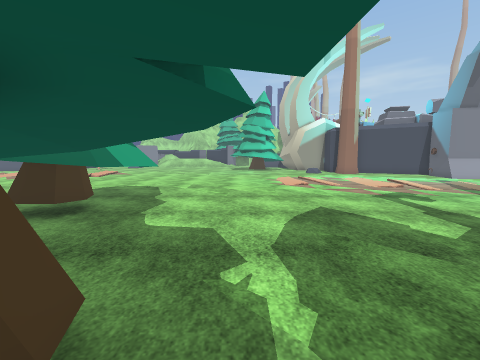
View 1 (above)

24 first-person views from a walk through a scene from a Unity 3-D project. The camera is 1.5 m above the floor, tilts 6° down and sees 90° across. The floor is counted in squares, 1 m on a side. Each view is taken from the middle of a square. On the plan, view 1 faces up. The plan holds only what a view shows up to about 13 squares ahead; the rest is blank. The place goes on beyond the plan. The player character is not drawn. Door leaves are left out, so doorways stand open. Some surface patterns are stand-ins.

View 2
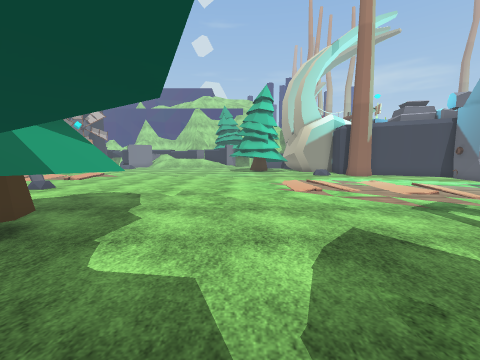

View 3
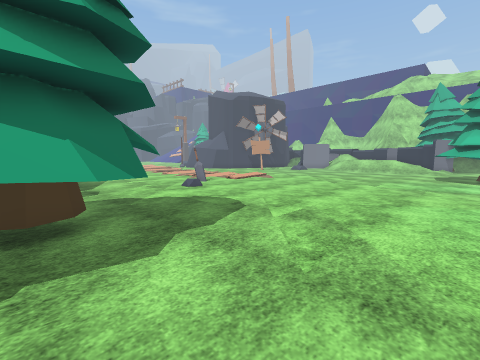

View 4
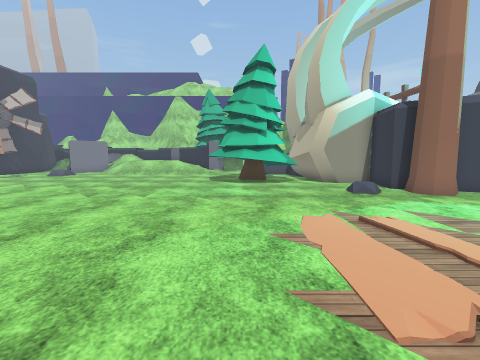

View 5
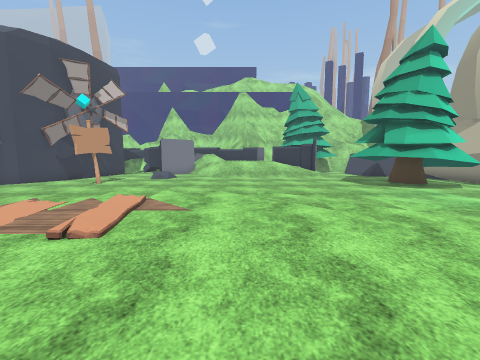

View 6
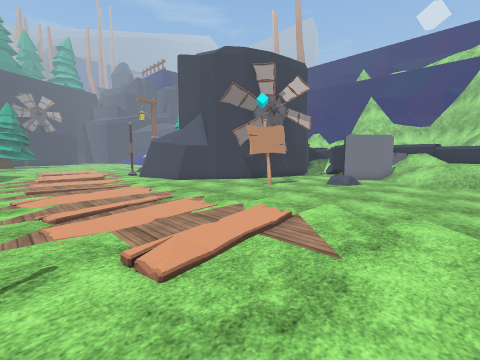

View 7
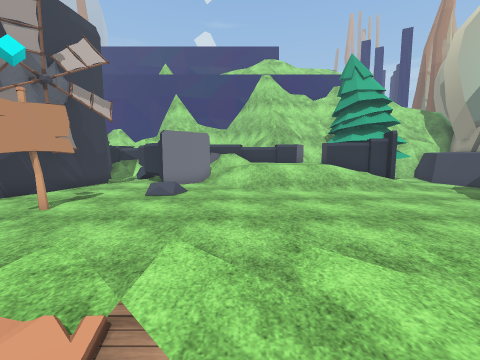

View 8
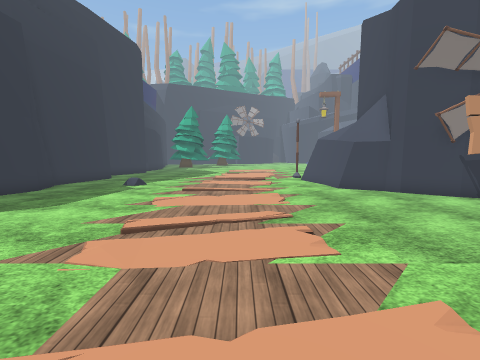

View 9
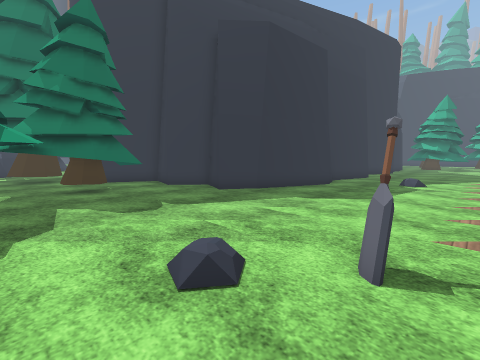

View 10
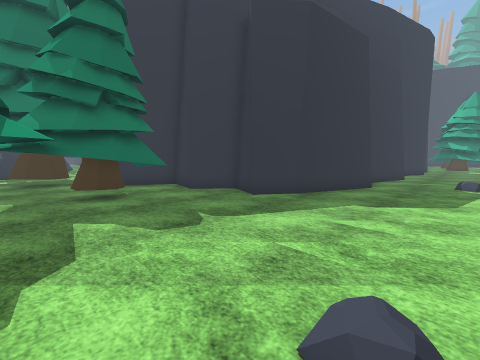

View 11
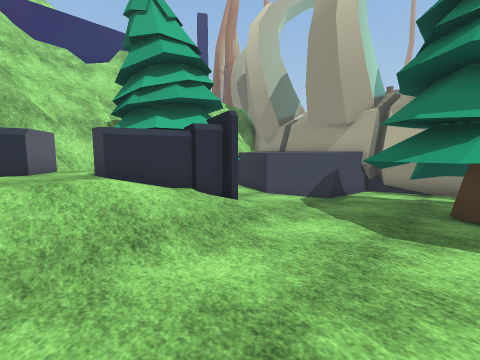

View 12
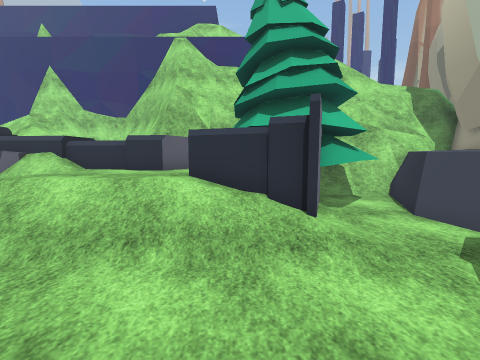

View 13
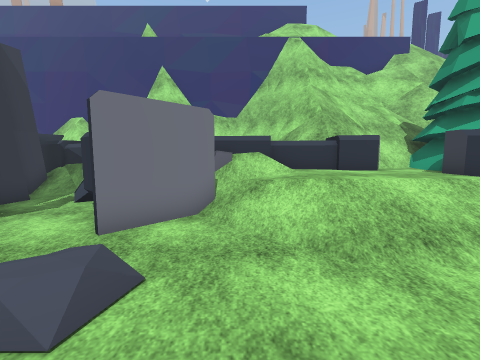

View 14
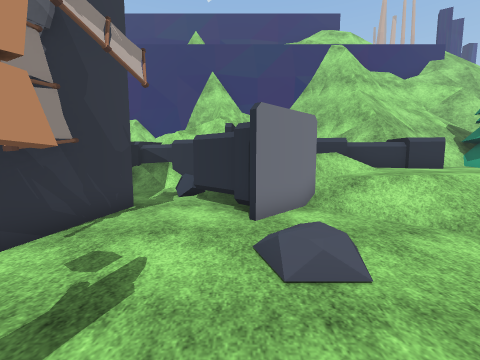

View 15
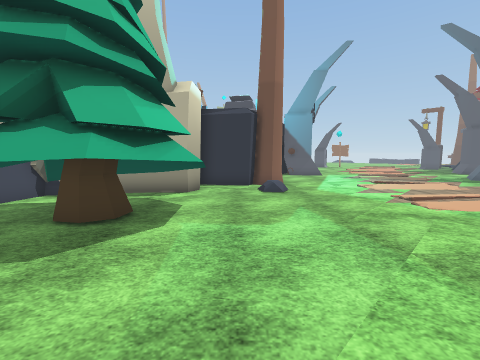

View 16
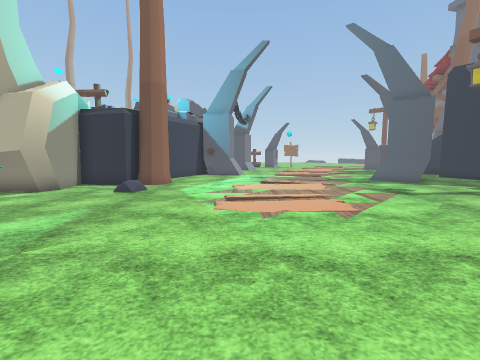

View 17
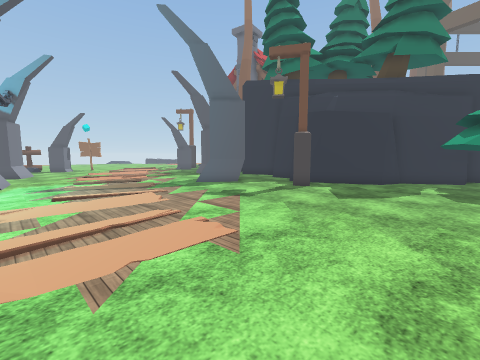

View 18
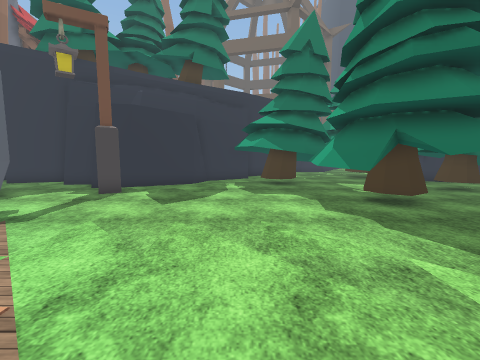

View 19
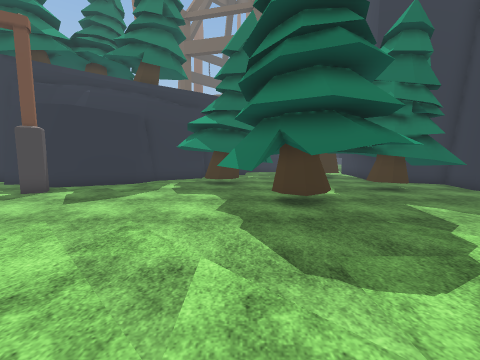

View 20
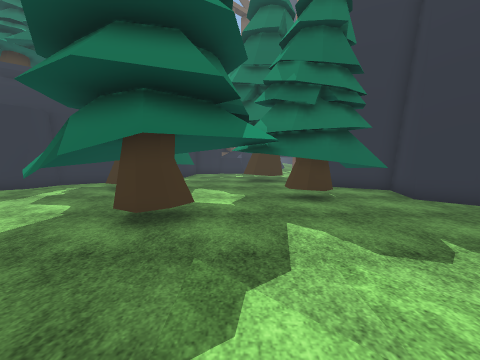

View 21
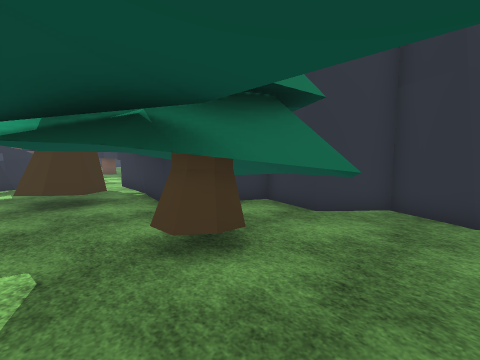

View 22
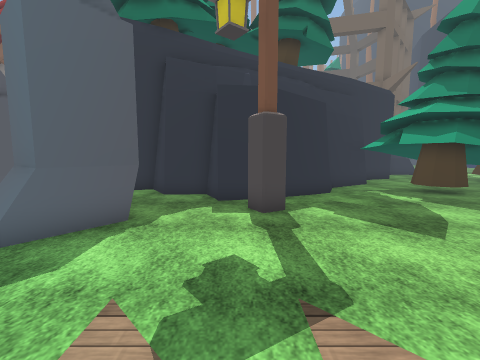

View 23
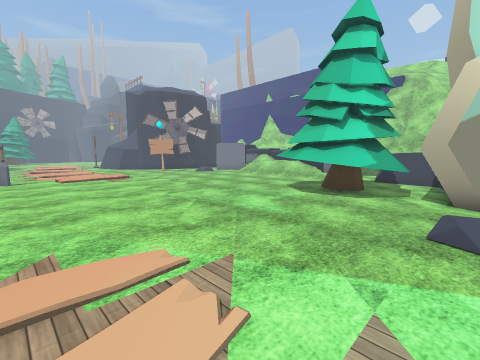

View 24
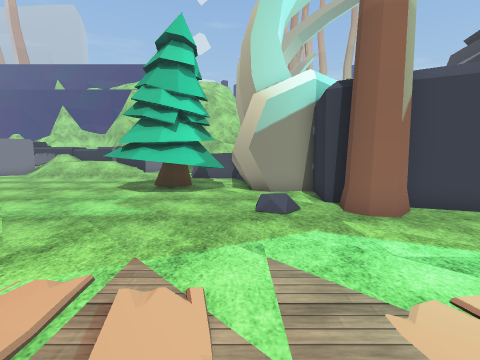

### Floor plan
Key: @ floor where view 1 was taken; # wall or solid block; x gap in a wall; . main floor; : floor 0.25 m higher than the main floor; + floor 0.5 m higher than the main floor; * floor 1 m higher than the main floor; / step, stairs or slope; = window, fence, low wall or low ledge; ^ raised ledge; v drop or lower ground; T thing the floor can be seen under or through; R tree; S sign; O other object.
Columns run from 22 left of view 1 to 9 right of it. Each row starts with its distance up from view 1.
 34     #..x         # OO OO##^
 33     ##.=:v #/=*==#=OOO.O#^
 32      #..#  ///****^OO#OO#^^
 31      ##.####//****^^##O.#^ ^
 30      ##..##.////////##..#^ ^
 29      #......./////////..#^^#
 28      ##...:................#
 27      ##...+...........OO...#
 26     ##................OOOOO#
 25    ##..SS............OO  OO#
 24    #...S.............OOO OO#
 23 ####..................OOOOO####
 22 ##.....................OOO....#
 21 ..............................#
 20 ...........//...............:.RR
 19 ...........//.................RR
 18 ...........//...................
 17 ............/...................
 16 ............/...................
 15 ................................
 14 ................................
 13 .O..............................
 12 ................................
 11 ................................
 10 ................................
  9 ######...........#..............
  8      ###..........TT............
  7        ##........TTT............
  6        ##...OO..TTTT...........#
  5        ##..OO.#O = T.......O...#
  4         ##OOOO.O  TT ......OO...
  3         ##.O O.O=  T.......###..
  2         ## .O.OO. ###....#######
  1          #####O..####...##     #
  0            ##.... ##..@.#
 -1            #.##    # .###
 -2            # ##=     ##
 -3            #  #=     #
 -4            #

Where each view was taken, in squares from view 1:
view 1: 0 up, 0 right, facing up
view 2: 2 up, 0 right, facing up
view 3: 6 up, 1 right, facing up-left
view 4: 10 up, 1 right, facing up
view 5: 12 up, 7 left, facing up
view 6: 15 up, 7 left, facing up-left
view 7: 18 up, 9 left, facing up
view 8: 18 up, 9 left, facing left
view 9: 15 up, 7 left, facing down-left
view 10: 13 up, 7 left, facing down-left
view 11: 25 up, 6 left, facing up-right
view 12: 25 up, 3 left, facing up
view 13: 25 up, 10 left, facing up
view 14: 24 up, 13 left, facing up
view 15: 21 up, 4 left, facing right
view 16: 15 up, 4 left, facing right
view 17: 15 up, 1 left, facing down-right
view 18: 14 up, 0 right, facing down
view 19: 14 up, 3 left, facing down
view 20: 12 up, 7 left, facing down
view 21: 7 up, 7 left, facing down-left
view 22: 11 up, 6 right, facing down
view 23: 14 up, 6 right, facing up-left
view 24: 13 up, 5 right, facing up
